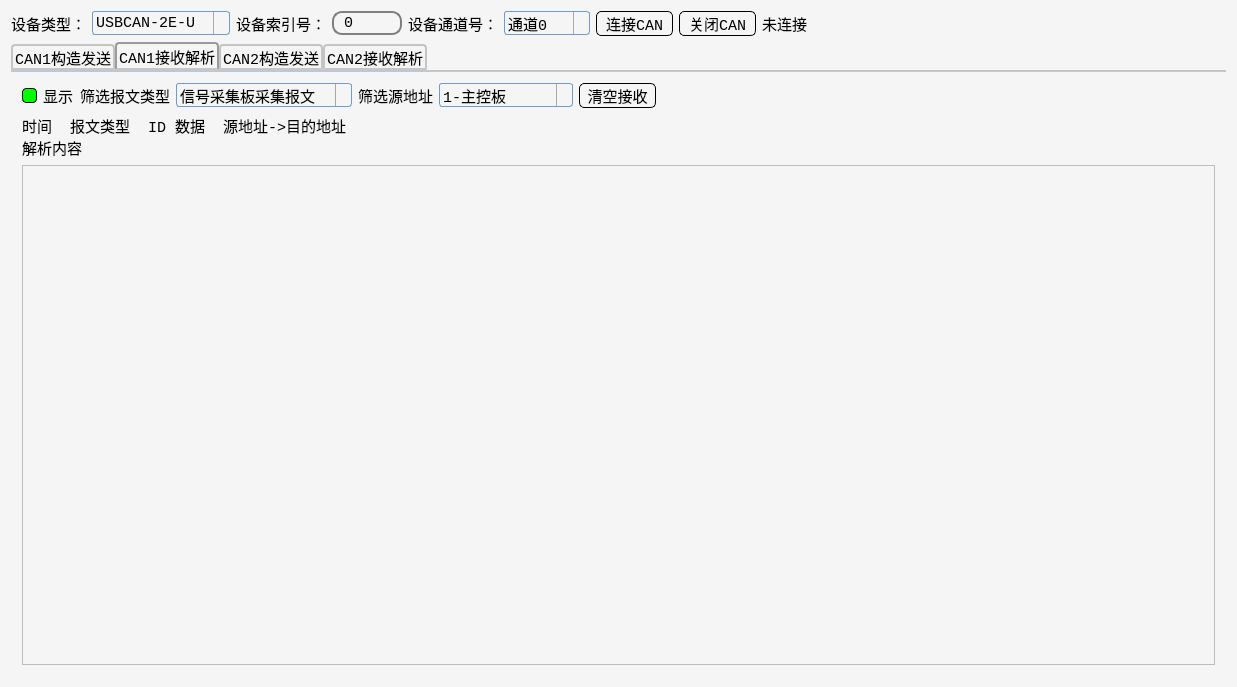
<?xml version="1.0" encoding="UTF-8"?>
<ui version="4.0">
 <class>MainWindow</class>
 <widget class="QMainWindow" name="MainWindow">
  <property name="geometry">
   <rect>
    <x>0</x>
    <y>0</y>
    <width>1233</width>
    <height>687</height>
   </rect>
  </property>
  <property name="font">
   <font>
    <family>Consolas</family>
    <pointsize>11</pointsize>
   </font>
  </property>
  <property name="windowTitle">
   <string>ZLG_CAN_TEST</string>
  </property>
  <property name="styleSheet">
   <string notr="true">/*QComboBox*/

QComboBox {
border: 1px solid rgb(111, 156, 207);
border-radius: 3px;
padding: 1px 18px 1px 3px;
min-width: 9em;
max-width:9em;
}
QComboBox::drop-down {
subcontrol-origin: padding;
subcontrol-position: top right;
width: 15px;
border-left-width: 1px;
border-left-color: darkgray;
border-left-style: solid;
border-top-right-radius: 3px;
border-bottom-right-radius: 3px;
}
QComboBox QAbstractItemView {
border: 2px solid darkgray;
selection-background-color: lightgray;
}

/*QLineEdit*/

QLineEdit{
min-width:50px;
max-width:50px;
border: 2px solid gray;
border-radius: 10px;
padding: 0 8px;
background: yellow;
selection-background-color: darkgray;
}

/*QPushButton*/

QPushButton{
min-width:75px;
max-width:75px;
min-height:20px;
border:1px solid black;
border-radius:5px;
}
QPushButton:hover{
background-color: #333333;
border-color: #444444;
color:rgb(255,255,255);
}
QPushButton:pressed{
background-color: #111111;
border-color: #333333;
color: yellow;
}

/*QTabWidget*/
QTabWidget::tab-bar {
alignment: left;
}
QTabWidget::pane {
border-top: 2px solid #C2C7CB;
}
QTabBar::tab:selected {
margin-top:0px;
border-color: #9B9B9B;
border-bottom-color: #C2C7CB;
}
QTabBar::tab:!selected {
margin-top: 2px;
}
QTabBar::tab {
background: qlineargradient(x1: 0, y1: 0, x2: 0, y2: 1,
stop: 0 #E1E1E1, stop: 0.4 #DDDDDD,
stop: 0.5 #D8D8D8, stop: 1.0 #D3D3D3);
border: 2px solid #C4C4C3;
border-bottom-color: #C2C7CB;
border-top-left-radius: 4px;
border-top-right-radius: 4px;
min-width: 8ex;
padding: 2px;
}

/*QWidget*/
QWidget{
background-color:#F5F5F5;
}

/*QGroupBox*/
QGroupBox {
border: 2px solid gray;
border-radius: 5px;
margin-top: 1ex;
}
QGroupBox::title {
subcontrol-origin: margin;
subcontrol-position: top center;
padding: 0 3px;
background-color: qlineargradient(x1: 0, y1: 0, x2: 0, y2: 1,
stop: 0 #FF0ECE, stop: 1 #FFFFFF);
}

/*QCheckBox*/

QCheckBox::indicator{
width: 13px;
height: 13px;
background-color: #00FF00;
border: 1px solid #000000;
border-radius:4px;
}
QCheckBox::indicator::checked{
background-color: qradialgradient(cx:0.5, cy:0.5, fx:0.25, fy:0.15,
radius:0.3, stop:0 #FF0000, stop:1 #FFFFFF);
}</string>
  </property>
  <widget class="QWidget" name="centralWidget">
   <property name="font">
    <font>
     <family>Consolas</family>
     <pointsize>11</pointsize>
    </font>
   </property>
   <layout class="QVBoxLayout" name="verticalLayout_4">
    <item>
     <layout class="QHBoxLayout" name="horizontalLayout_4" stretch="0,1">
      <item>
       <layout class="QHBoxLayout" name="horizontalLayout">
        <item>
         <widget class="QLabel" name="label">
          <property name="font">
           <font>
            <family>Consolas</family>
            <pointsize>11</pointsize>
           </font>
          </property>
          <property name="text">
           <string>设备类型：</string>
          </property>
         </widget>
        </item>
        <item>
         <widget class="QComboBox" name="comboBox">
          <property name="font">
           <font>
            <family>Consolas</family>
            <pointsize>11</pointsize>
           </font>
          </property>
          <property name="currentIndex">
           <number>1</number>
          </property>
          <item>
           <property name="text">
            <string>USBCAN2</string>
           </property>
          </item>
          <item>
           <property name="text">
            <string>USBCAN-2E-U</string>
           </property>
          </item>
         </widget>
        </item>
        <item>
         <widget class="QLabel" name="label_2">
          <property name="font">
           <font>
            <family>Consolas</family>
            <pointsize>11</pointsize>
           </font>
          </property>
          <property name="text">
           <string>设备索引号：</string>
          </property>
         </widget>
        </item>
        <item>
         <widget class="QLineEdit" name="lineEdit">
          <property name="font">
           <font>
            <family>Consolas</family>
            <pointsize>11</pointsize>
           </font>
          </property>
          <property name="text">
           <string>0</string>
          </property>
         </widget>
        </item>
        <item>
         <widget class="QLabel" name="label_3">
          <property name="font">
           <font>
            <family>Consolas</family>
            <pointsize>11</pointsize>
           </font>
          </property>
          <property name="text">
           <string>设备通道号：</string>
          </property>
         </widget>
        </item>
        <item>
         <widget class="QComboBox" name="comboBox_2">
          <property name="font">
           <font>
            <family>Consolas</family>
            <pointsize>11</pointsize>
           </font>
          </property>
          <item>
           <property name="text">
            <string>通道0</string>
           </property>
          </item>
          <item>
           <property name="text">
            <string>通道1</string>
           </property>
          </item>
          <item>
           <property name="text">
            <string>双通道</string>
           </property>
          </item>
         </widget>
        </item>
        <item>
         <widget class="QPushButton" name="pushButton">
          <property name="font">
           <font>
            <family>Consolas</family>
            <pointsize>11</pointsize>
           </font>
          </property>
          <property name="text">
           <string>连接CAN</string>
          </property>
         </widget>
        </item>
        <item>
         <widget class="QPushButton" name="pushButton_2">
          <property name="font">
           <font>
            <family>Consolas</family>
            <pointsize>11</pointsize>
           </font>
          </property>
          <property name="text">
           <string>关闭CAN</string>
          </property>
         </widget>
        </item>
        <item>
         <widget class="QLabel" name="label_7">
          <property name="font">
           <font>
            <family>Consolas</family>
            <pointsize>11</pointsize>
           </font>
          </property>
          <property name="text">
           <string>未连接</string>
          </property>
         </widget>
        </item>
       </layout>
      </item>
      <item>
       <spacer name="horizontalSpacer_2">
        <property name="font">
         <font>
          <family>Consolas</family>
          <pointsize>11</pointsize>
         </font>
        </property>
        <property name="orientation">
         <enum>Qt::Horizontal</enum>
        </property>
        <property name="sizeHint" stdset="0">
         <size>
          <width>40</width>
          <height>20</height>
         </size>
        </property>
       </spacer>
      </item>
     </layout>
    </item>
    <item>
     <widget class="QTabWidget" name="tabWidget">
      <property name="enabled">
       <bool>true</bool>
      </property>
      <property name="font">
       <font>
        <family>Consolas</family>
        <pointsize>11</pointsize>
       </font>
      </property>
      <property name="currentIndex">
       <number>1</number>
      </property>
      <widget class="QWidget" name="tab_2">
       <attribute name="title">
        <string>CAN1构造发送</string>
       </attribute>
       <layout class="QVBoxLayout" name="verticalLayout">
        <item>
         <layout class="QHBoxLayout" name="horizontalLayout_6">
          <item>
           <widget class="QPushButton" name="pushButton_6">
            <property name="font">
             <font>
              <family>Consolas</family>
              <pointsize>11</pointsize>
             </font>
            </property>
            <property name="text">
             <string>添加帧</string>
            </property>
           </widget>
          </item>
          <item>
           <widget class="QPushButton" name="pushButton_7">
            <property name="font">
             <font>
              <family>Consolas</family>
              <pointsize>11</pointsize>
             </font>
            </property>
            <property name="text">
             <string>删除帧</string>
            </property>
           </widget>
          </item>
          <item>
           <widget class="QPushButton" name="pushButton_8">
            <property name="font">
             <font>
              <family>Consolas</family>
              <pointsize>11</pointsize>
             </font>
            </property>
            <property name="text">
             <string>循环发送</string>
            </property>
           </widget>
          </item>
          <item>
           <widget class="QPushButton" name="pushButton_9">
            <property name="font">
             <font>
              <family>Consolas</family>
              <pointsize>11</pointsize>
             </font>
            </property>
            <property name="text">
             <string>停止循环</string>
            </property>
           </widget>
          </item>
          <item>
           <widget class="QPushButton" name="pushButton_3">
            <property name="font">
             <font>
              <family>Consolas</family>
              <pointsize>11</pointsize>
             </font>
            </property>
            <property name="text">
             <string>单次发送</string>
            </property>
           </widget>
          </item>
          <item>
           <widget class="QPushButton" name="pushButton_10">
            <property name="font">
             <font>
              <family>Consolas</family>
              <pointsize>11</pointsize>
             </font>
            </property>
            <property name="text">
             <string>清空发送</string>
            </property>
           </widget>
          </item>
          <item>
           <spacer name="horizontalSpacer_4">
            <property name="font">
             <font>
              <family>Consolas</family>
              <pointsize>11</pointsize>
             </font>
            </property>
            <property name="orientation">
             <enum>Qt::Horizontal</enum>
            </property>
            <property name="sizeHint" stdset="0">
             <size>
              <width>40</width>
              <height>20</height>
             </size>
            </property>
           </spacer>
          </item>
         </layout>
        </item>
        <item>
         <layout class="QVBoxLayout" name="verticalLayout_9">
          <item>
           <widget class="QLabel" name="label_11">
            <property name="font">
             <font>
              <family>Consolas</family>
              <pointsize>11</pointsize>
             </font>
            </property>
            <property name="text">
             <string>发送列表</string>
            </property>
           </widget>
          </item>
          <item>
           <widget class="QTableWidget" name="tableWidget_2">
            <property name="minimumSize">
             <size>
              <width>1189</width>
              <height>0</height>
             </size>
            </property>
            <property name="font">
             <font>
              <family>Consolas</family>
              <pointsize>11</pointsize>
             </font>
            </property>
            <column>
             <property name="text">
              <string>帧类型</string>
             </property>
            </column>
            <column>
             <property name="text">
              <string>帧格式</string>
             </property>
            </column>
            <column>
             <property name="text">
              <string>帧ID</string>
             </property>
            </column>
            <column>
             <property name="text">
              <string>数据</string>
             </property>
            </column>
            <column>
             <property name="text">
              <string>帧间隔</string>
             </property>
            </column>
            <column>
             <property name="text">
              <string>发送次数</string>
             </property>
            </column>
            <column>
             <property name="text">
              <string>自发自收</string>
             </property>
            </column>
            <column>
             <property name="text">
              <string/>
             </property>
            </column>
           </widget>
          </item>
         </layout>
        </item>
        <item>
         <layout class="QHBoxLayout" name="horizontalLayout_7">
          <item>
           <widget class="QLabel" name="label_10">
            <property name="font">
             <font>
              <family>Consolas</family>
              <pointsize>11</pointsize>
             </font>
            </property>
            <property name="text">
             <string>发送结果</string>
            </property>
           </widget>
          </item>
          <item>
           <widget class="QCheckBox" name="checkBox_5">
            <property name="font">
             <font>
              <family>Consolas</family>
              <pointsize>11</pointsize>
             </font>
            </property>
            <property name="text">
             <string>显示</string>
            </property>
           </widget>
          </item>
          <item>
           <spacer name="horizontalSpacer_5">
            <property name="font">
             <font>
              <family>Consolas</family>
              <pointsize>11</pointsize>
             </font>
            </property>
            <property name="orientation">
             <enum>Qt::Horizontal</enum>
            </property>
            <property name="sizeHint" stdset="0">
             <size>
              <width>40</width>
              <height>20</height>
             </size>
            </property>
           </spacer>
          </item>
         </layout>
        </item>
        <item>
         <widget class="QPlainTextEdit" name="plainTextEdit_2">
          <property name="font">
           <font>
            <family>Consolas</family>
            <pointsize>11</pointsize>
           </font>
          </property>
         </widget>
        </item>
       </layout>
      </widget>
      <widget class="QWidget" name="tab_3">
       <attribute name="title">
        <string>CAN1接收解析</string>
       </attribute>
       <layout class="QVBoxLayout" name="verticalLayout_6">
        <item>
         <layout class="QVBoxLayout" name="verticalLayout_7" stretch="0">
          <item>
           <layout class="QHBoxLayout" name="horizontalLayout_5" stretch="0,0,0,0,0,0,1">
            <item>
             <widget class="QCheckBox" name="checkBox_4">
              <property name="font">
               <font>
                <family>Consolas</family>
                <pointsize>11</pointsize>
               </font>
              </property>
              <property name="text">
               <string>显示</string>
              </property>
             </widget>
            </item>
            <item>
             <widget class="QLabel" name="label_9">
              <property name="font">
               <font>
                <family>Consolas</family>
                <pointsize>11</pointsize>
               </font>
              </property>
              <property name="text">
               <string>筛选报文类型</string>
              </property>
             </widget>
            </item>
            <item>
             <widget class="QComboBox" name="comboBox_3">
              <property name="font">
               <font>
                <family>Consolas</family>
                <pointsize>11</pointsize>
               </font>
              </property>
              <item>
               <property name="text">
                <string>信号采集板采集报文</string>
               </property>
              </item>
              <item>
               <property name="text">
                <string>主控箱控制报文</string>
               </property>
              </item>
              <item>
               <property name="text">
                <string>状态报文</string>
               </property>
              </item>
              <item>
               <property name="text">
                <string>状态监测报文</string>
               </property>
              </item>
              <item>
               <property name="text">
                <string>板卡信息报文</string>
               </property>
              </item>
              <item>
               <property name="text">
                <string>所有</string>
               </property>
              </item>
             </widget>
            </item>
            <item>
             <widget class="QLabel" name="label_8">
              <property name="font">
               <font>
                <family>Consolas</family>
                <pointsize>11</pointsize>
               </font>
              </property>
              <property name="text">
               <string>筛选源地址</string>
              </property>
             </widget>
            </item>
            <item>
             <widget class="QComboBox" name="comboBox_4">
              <property name="font">
               <font>
                <family>Consolas</family>
                <pointsize>11</pointsize>
               </font>
              </property>
              <item>
               <property name="text">
                <string>1-主控板</string>
               </property>
              </item>
              <item>
               <property name="text">
                <string>2-采集板</string>
               </property>
              </item>
              <item>
               <property name="text">
                <string>3-沉箱控制板</string>
               </property>
              </item>
              <item>
               <property name="text">
                <string>4-侧箱控制板</string>
               </property>
              </item>
              <item>
               <property name="text">
                <string>5-车顶控制板</string>
               </property>
              </item>
              <item>
               <property name="text">
                <string>6-广播</string>
               </property>
              </item>
              <item>
               <property name="text">
                <string>所有</string>
               </property>
              </item>
             </widget>
            </item>
            <item>
             <widget class="QPushButton" name="pushButton_11">
              <property name="font">
               <font>
                <family>Consolas</family>
                <pointsize>11</pointsize>
               </font>
              </property>
              <property name="text">
               <string>清空接收</string>
              </property>
             </widget>
            </item>
            <item>
             <spacer name="horizontalSpacer_3">
              <property name="font">
               <font>
                <family>Consolas</family>
                <pointsize>11</pointsize>
               </font>
              </property>
              <property name="orientation">
               <enum>Qt::Horizontal</enum>
              </property>
              <property name="sizeHint" stdset="0">
               <size>
                <width>40</width>
                <height>20</height>
               </size>
              </property>
             </spacer>
            </item>
           </layout>
          </item>
         </layout>
        </item>
        <item>
         <widget class="QLabel" name="label_4">
          <property name="font">
           <font>
            <family>Consolas</family>
            <pointsize>11</pointsize>
           </font>
          </property>
          <property name="text">
           <string>时间  报文类型  ID 数据  源地址-&gt;目的地址
解析内容</string>
          </property>
         </widget>
        </item>
        <item>
         <widget class="QPlainTextEdit" name="plainTextEdit">
          <property name="font">
           <font>
            <family>Consolas</family>
            <pointsize>11</pointsize>
           </font>
          </property>
         </widget>
        </item>
       </layout>
      </widget>
      <widget class="QWidget" name="tab_4">
       <attribute name="title">
        <string>CAN2构造发送</string>
       </attribute>
       <layout class="QVBoxLayout" name="verticalLayout_2">
        <item>
         <layout class="QHBoxLayout" name="horizontalLayout_9">
          <item>
           <widget class="QPushButton" name="pushButton_12">
            <property name="font">
             <font>
              <family>Consolas</family>
              <pointsize>11</pointsize>
             </font>
            </property>
            <property name="text">
             <string>添加帧</string>
            </property>
           </widget>
          </item>
          <item>
           <widget class="QPushButton" name="pushButton_13">
            <property name="font">
             <font>
              <family>Consolas</family>
              <pointsize>11</pointsize>
             </font>
            </property>
            <property name="text">
             <string>删除帧</string>
            </property>
           </widget>
          </item>
          <item>
           <widget class="QPushButton" name="pushButton_14">
            <property name="font">
             <font>
              <family>Consolas</family>
              <pointsize>11</pointsize>
             </font>
            </property>
            <property name="text">
             <string>开始循环</string>
            </property>
           </widget>
          </item>
          <item>
           <widget class="QPushButton" name="pushButton_15">
            <property name="font">
             <font>
              <family>Consolas</family>
              <pointsize>11</pointsize>
             </font>
            </property>
            <property name="text">
             <string>停止循环</string>
            </property>
           </widget>
          </item>
          <item>
           <widget class="QPushButton" name="pushButton_4">
            <property name="font">
             <font>
              <family>Consolas</family>
              <pointsize>11</pointsize>
             </font>
            </property>
            <property name="text">
             <string>单次发送</string>
            </property>
           </widget>
          </item>
          <item>
           <widget class="QPushButton" name="pushButton_16">
            <property name="font">
             <font>
              <family>Consolas</family>
              <pointsize>11</pointsize>
             </font>
            </property>
            <property name="text">
             <string>清空发送</string>
            </property>
           </widget>
          </item>
          <item>
           <spacer name="horizontalSpacer_7">
            <property name="font">
             <font>
              <family>Consolas</family>
              <pointsize>11</pointsize>
             </font>
            </property>
            <property name="orientation">
             <enum>Qt::Horizontal</enum>
            </property>
            <property name="sizeHint" stdset="0">
             <size>
              <width>40</width>
              <height>20</height>
             </size>
            </property>
           </spacer>
          </item>
         </layout>
        </item>
        <item>
         <layout class="QVBoxLayout" name="verticalLayout_10">
          <item>
           <widget class="QLabel" name="label_13">
            <property name="font">
             <font>
              <family>Consolas</family>
              <pointsize>11</pointsize>
             </font>
            </property>
            <property name="text">
             <string>发送列表</string>
            </property>
           </widget>
          </item>
          <item>
           <widget class="QTableWidget" name="tableWidget_3">
            <property name="font">
             <font>
              <family>Consolas</family>
              <pointsize>11</pointsize>
             </font>
            </property>
            <column>
             <property name="text">
              <string>帧类型</string>
             </property>
            </column>
            <column>
             <property name="text">
              <string>帧格式</string>
             </property>
            </column>
            <column>
             <property name="text">
              <string>帧ID</string>
             </property>
            </column>
            <column>
             <property name="text">
              <string>数据</string>
             </property>
            </column>
            <column>
             <property name="text">
              <string>帧间隔</string>
             </property>
            </column>
            <column>
             <property name="text">
              <string>发送次数</string>
             </property>
            </column>
            <column>
             <property name="text">
              <string>自发自收</string>
             </property>
            </column>
            <column>
             <property name="text">
              <string/>
             </property>
            </column>
           </widget>
          </item>
         </layout>
        </item>
        <item>
         <layout class="QHBoxLayout" name="horizontalLayout_8">
          <item>
           <widget class="QLabel" name="label_12">
            <property name="font">
             <font>
              <family>Consolas</family>
              <pointsize>11</pointsize>
             </font>
            </property>
            <property name="text">
             <string>发送结果</string>
            </property>
           </widget>
          </item>
          <item>
           <widget class="QCheckBox" name="checkBox_6">
            <property name="font">
             <font>
              <family>Consolas</family>
              <pointsize>11</pointsize>
             </font>
            </property>
            <property name="text">
             <string>显示</string>
            </property>
           </widget>
          </item>
          <item>
           <spacer name="horizontalSpacer_6">
            <property name="font">
             <font>
              <family>Consolas</family>
              <pointsize>11</pointsize>
             </font>
            </property>
            <property name="orientation">
             <enum>Qt::Horizontal</enum>
            </property>
            <property name="sizeHint" stdset="0">
             <size>
              <width>40</width>
              <height>20</height>
             </size>
            </property>
           </spacer>
          </item>
         </layout>
        </item>
        <item>
         <widget class="QPlainTextEdit" name="plainTextEdit_3">
          <property name="font">
           <font>
            <family>Consolas</family>
            <pointsize>11</pointsize>
           </font>
          </property>
         </widget>
        </item>
       </layout>
      </widget>
      <widget class="QWidget" name="tab_5">
       <attribute name="title">
        <string>CAN2接收解析</string>
       </attribute>
       <layout class="QVBoxLayout" name="verticalLayout_3">
        <item>
         <layout class="QHBoxLayout" name="horizontalLayout_10" stretch="0,0,0,0,0,0,1">
          <item>
           <widget class="QCheckBox" name="checkBox_7">
            <property name="font">
             <font>
              <family>Consolas</family>
              <pointsize>11</pointsize>
             </font>
            </property>
            <property name="text">
             <string>显示</string>
            </property>
           </widget>
          </item>
          <item>
           <widget class="QLabel" name="label_14">
            <property name="font">
             <font>
              <family>Consolas</family>
              <pointsize>11</pointsize>
             </font>
            </property>
            <property name="text">
             <string>筛选报文类型</string>
            </property>
           </widget>
          </item>
          <item>
           <widget class="QComboBox" name="comboBox_5">
            <property name="font">
             <font>
              <family>Consolas</family>
              <pointsize>11</pointsize>
             </font>
            </property>
            <item>
             <property name="text">
              <string>信号采集板采集报文</string>
             </property>
            </item>
            <item>
             <property name="text">
              <string>主控箱控制报文</string>
             </property>
            </item>
            <item>
             <property name="text">
              <string>状态报文</string>
             </property>
            </item>
            <item>
             <property name="text">
              <string>状态监测报文</string>
             </property>
            </item>
            <item>
             <property name="text">
              <string>板卡信息报文</string>
             </property>
            </item>
            <item>
             <property name="text">
              <string>所有</string>
             </property>
            </item>
           </widget>
          </item>
          <item>
           <widget class="QLabel" name="label_15">
            <property name="font">
             <font>
              <family>Consolas</family>
              <pointsize>11</pointsize>
             </font>
            </property>
            <property name="text">
             <string>筛选源地址</string>
            </property>
           </widget>
          </item>
          <item>
           <widget class="QComboBox" name="comboBox_6">
            <property name="font">
             <font>
              <family>Consolas</family>
              <pointsize>11</pointsize>
             </font>
            </property>
            <item>
             <property name="text">
              <string>1-主控板</string>
             </property>
            </item>
            <item>
             <property name="text">
              <string>2-采集板</string>
             </property>
            </item>
            <item>
             <property name="text">
              <string>3-沉箱控制板</string>
             </property>
            </item>
            <item>
             <property name="text">
              <string>4-侧箱控制板</string>
             </property>
            </item>
            <item>
             <property name="text">
              <string>5-车顶控制板</string>
             </property>
            </item>
            <item>
             <property name="text">
              <string>6-广播</string>
             </property>
            </item>
            <item>
             <property name="text">
              <string>所有</string>
             </property>
            </item>
           </widget>
          </item>
          <item>
           <widget class="QPushButton" name="pushButton_17">
            <property name="font">
             <font>
              <family>Consolas</family>
              <pointsize>11</pointsize>
             </font>
            </property>
            <property name="text">
             <string>清空接收</string>
            </property>
           </widget>
          </item>
          <item>
           <spacer name="horizontalSpacer_8">
            <property name="font">
             <font>
              <family>Consolas</family>
              <pointsize>11</pointsize>
             </font>
            </property>
            <property name="orientation">
             <enum>Qt::Horizontal</enum>
            </property>
            <property name="sizeHint" stdset="0">
             <size>
              <width>40</width>
              <height>20</height>
             </size>
            </property>
           </spacer>
          </item>
         </layout>
        </item>
        <item>
         <widget class="QLabel" name="label_5">
          <property name="font">
           <font>
            <family>Consolas</family>
            <pointsize>11</pointsize>
           </font>
          </property>
          <property name="text">
           <string>时间  报文类型  ID 数据  源地址-&gt;目的地址
解析内容</string>
          </property>
         </widget>
        </item>
        <item>
         <widget class="QPlainTextEdit" name="plainTextEdit_4">
          <property name="font">
           <font>
            <family>Consolas</family>
            <pointsize>11</pointsize>
           </font>
          </property>
         </widget>
        </item>
       </layout>
      </widget>
     </widget>
    </item>
   </layout>
  </widget>
  <widget class="QMenuBar" name="menuBar">
   <property name="geometry">
    <rect>
     <x>0</x>
     <y>0</y>
     <width>1233</width>
     <height>23</height>
    </rect>
   </property>
  </widget>
 </widget>
 <layoutdefault spacing="6" margin="11"/>
 <resources/>
 <connections/>
</ui>
